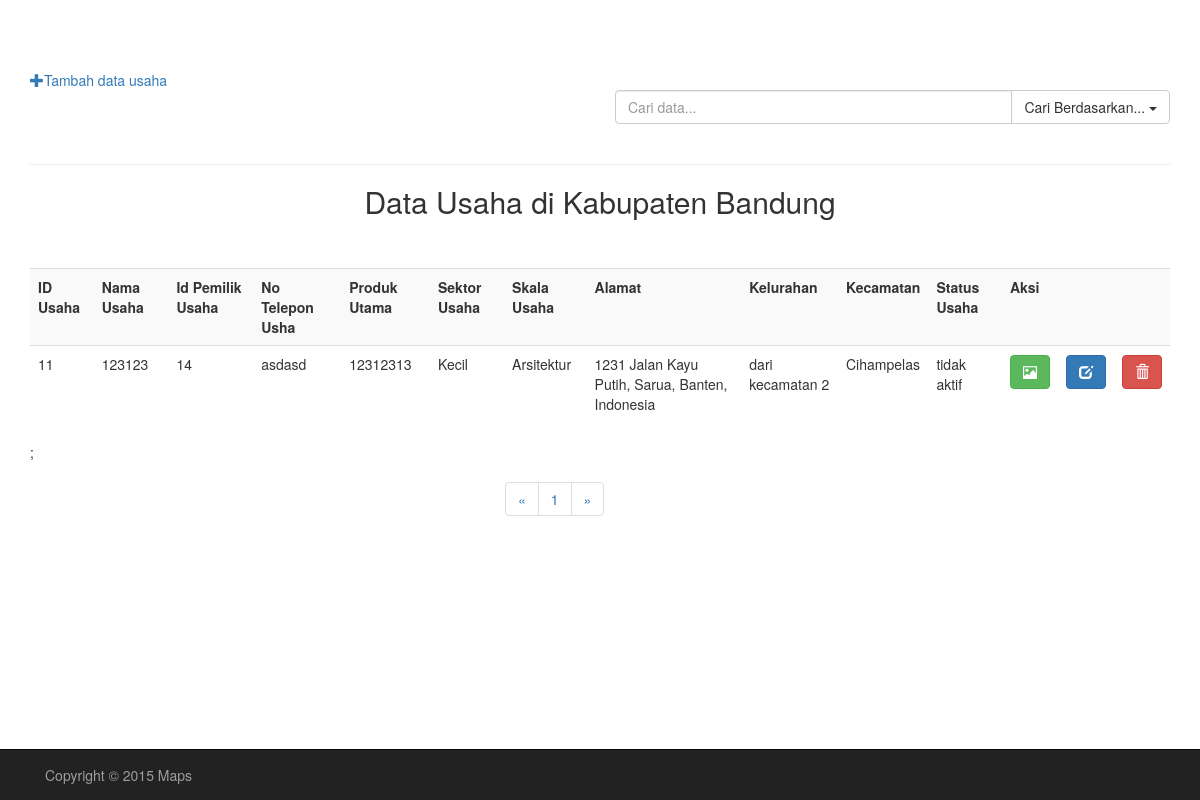
Before: /Program/pengusaha/tampilUsahaBandung.php (signed in) with the older database file.
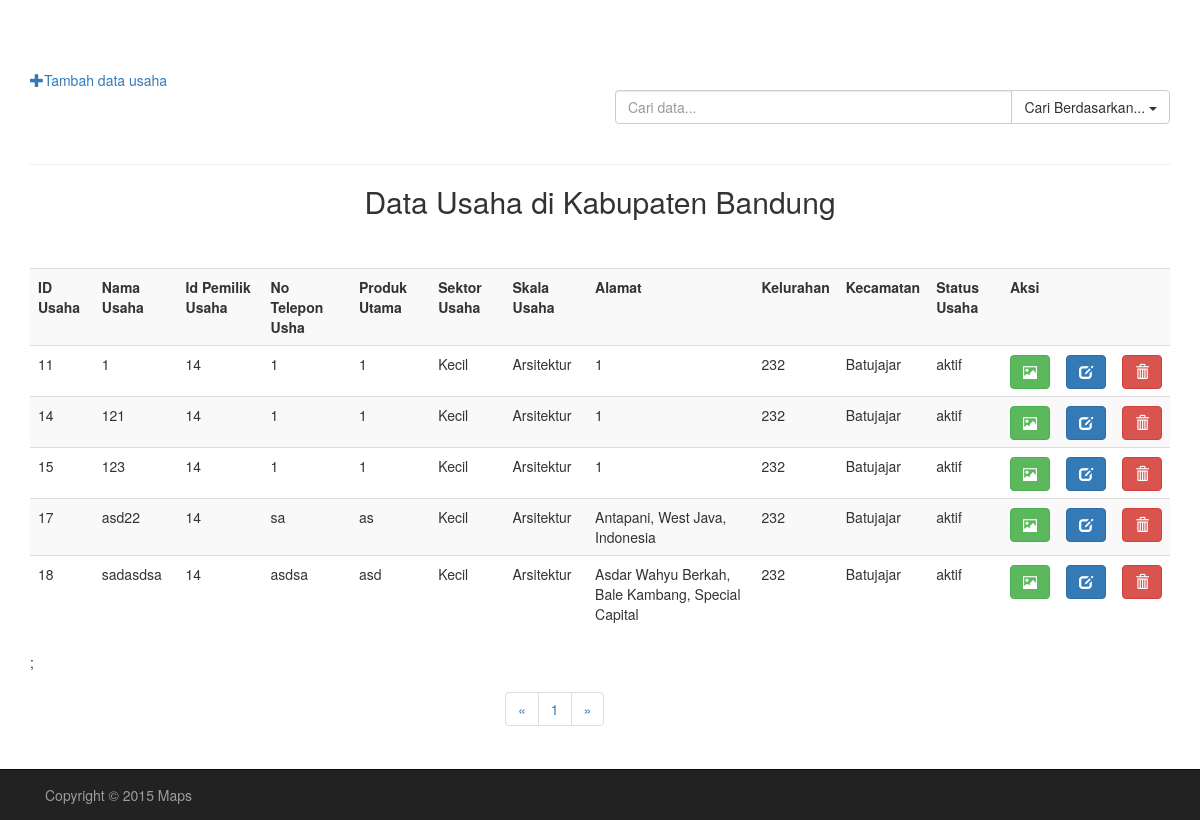
After: the same page with the newer database file.
### tables this page shows
CREATE TABLE IF NOT EXISTS `usaha` (
  `id_usaha` int(11) NOT NULL AUTO_INCREMENT,
  `nama_usaha` varchar(30) NOT NULL,
  `id_pengusaha` int(11) NOT NULL,
  `produk_utama` varchar(30) NOT NULL,
  `alamat_usaha` varchar(50) NOT NULL,
  `id_kelurahan` int(11) NOT NULL,
  `id_kecamatan` int(11) NOT NULL,
  `telp` varchar(13) NOT NULL,
  `lat` varchar(25) NOT NULL,
  `lng` varchar(25) NOT NULL,
  `peta_usaha` varchar(30) DEFAULT NULL,
  `id_skala` int(11) NOT NULL,
  `id_sektor` int(11) NOT NULL,
  `gambar1` varchar(40) NOT NULL,
  `gambar2` varchar(40) DEFAULT NULL,
  `gambar3` varchar(40) DEFAULT NULL,
  `gambar4` varchar(40) DEFAULT NULL,
  `gambar5` varchar(40) DEFAULT NULL,
  `status_usaha` varchar(12) NOT NULL DEFAULT 'tidak aktif',
  PRIMARY KEY (`id_usaha`),
  KEY `kecamatan` (`id_kecamatan`),
  KEY `kecamatan_2` (`id_kecamatan`),
  KEY `id_pengusaha` (`id_pengusaha`),
  KEY `id_desa` (`id_kelurahan`),
  KEY `id_skala` (`id_skala`),
  KEY `id_sektor` (`id_sektor`)
);

CREATE TABLE IF NOT EXISTS `pengusaha` (
  `id_pengusaha` int(11) NOT NULL AUTO_INCREMENT,
  `no_ktp` varchar(17) NOT NULL,
  `nama_pengusaha` varchar(20) NOT NULL,
  `alamat` varchar(40) NOT NULL,
  `ttl` date NOT NULL,
  `jenis_kelamin` varchar(10) NOT NULL,
  `file_ktp` varchar(30) NOT NULL,
  `email` varchar(30) NOT NULL,
  `password` varchar(32) NOT NULL,
  `status_akun` varchar(12) NOT NULL DEFAULT 'tidak aktif',
  PRIMARY KEY (`id_pengusaha`)
);

CREATE TABLE IF NOT EXISTS `skala_usaha` (
  `id_skala` int(11) NOT NULL AUTO_INCREMENT,
  `skala` varchar(10) NOT NULL,
  PRIMARY KEY (`id_skala`)
);

CREATE TABLE IF NOT EXISTS `sektor_usaha` (
  `id_sektor` int(11) NOT NULL AUTO_INCREMENT,
  `sektor` varchar(30) NOT NULL,
  PRIMARY KEY (`id_sektor`)
);

CREATE TABLE IF NOT EXISTS `kelurahan` (
  `id_kelurahan` int(11) NOT NULL AUTO_INCREMENT,
  `nama_kelurahan` varchar(20) NOT NULL,
  `id_kecamatan` int(11) NOT NULL,
  `lat` varchar(25) NOT NULL,
  `lng` varchar(25) NOT NULL,
  PRIMARY KEY (`id_kelurahan`),
  KEY `id_kecamatan` (`id_kecamatan`)
);

CREATE TABLE IF NOT EXISTS `kecamatan` (
  `id_kecamatan` int(11) NOT NULL AUTO_INCREMENT,
  `nama_kecamatan` varchar(20) NOT NULL,
  `lat` varchar(50) NOT NULL,
  `lng` varchar(50) NOT NULL,
  PRIMARY KEY (`id_kecamatan`)
);

### Program/pengusaha/tampilUsahaBandung.php (the view, shortened to what this page needs)
<!doctype html>
<?php
    $num_rec_per_page=10;
    if (isset($_GET["page"])) { $page  = $_GET["page"]; } else { $page=1; };
    $start_from = ($page-1) * $num_rec_per_page;
?>
<html>
<head>
    <link href="../css/bootstrap.css" rel="stylesheet">
    <link href="../css/custom.css" rel="stylesheet">
</head>
<body>
<div class="container">
    <?php
        if(isset ($_SESSION['myusername'])){
	$sql_usaha = "SELECT u.*,kel.nama_kelurahan,kec.nama_kecamatan,sek.sektor,ska.skala,peng.*
         FROM usaha u join kelurahan kel on u.id_kelurahan=kel.id_kelurahan
                    join kecamatan kec on u.id_kecamatan=kec.id_kecamatan
                    join skala_usaha ska on u.id_skala=ska.id_skala
                    join sektor_usaha sek on u.id_sektor=sek.id_sektor
                    join pengusaha peng on u.id_pengusaha=peng.id_pengusaha
        LIMIT $start_from, $num_rec_per_page";
        $query = mysql_query($sql_usaha);
    echo '<a href="insert_usaha.php"><span class="glyphicon glyphicon-plus"></span>Tambah data usaha</a>';
    echo '<div class="row">
	  <div class="col-lg-6 pull-right">
		<div class="input-group">
		  <input type="text" class="form-control" aria-label="..." placeholder="Cari data...">
		  <div class="input-group-btn">
			<button type="button" class="btn btn-default dropdown-toggle" data-toggle="dropdown" aria-expanded="false">Cari Berdasarkan... <span class="caret"></span></button>
			<ul class="dropdown-menu dropdown-menu-right" role="menu">
			  <li><a href="#">Nama Usaha</a></li>
			  <li><a href="#">Sektor</a></li>
			  <li><a href="#">Skala Usaha</a></li>
			  <li class="divider"></li>
			  <li><a href="#">Separated link</a></li>
			</ul>
		  </div>
		</div>
	  </div>
	</div>';
		echo '<span class="glyphicon" ></span><hr><h2 align="center">Data Usaha di Kabupaten Bandung</h2>';
        echo '<br><br><table class="table table-striped">';
        echo '<tr>';
        echo '<th>ID Usaha</th>';
        echo '<th>Nama Usaha</th>';
        echo '<th>Id Pemilik Usaha</th>';
        echo '<th>No Telepon Usha</th>';
        echo '<th>Produk Utama</th>';
		echo '<th>Sektor Usaha</th>';
		echo '<th>Skala Usaha</th>';
		echo '<th>Alamat</th>';
		echo '<th>Kelurahan</th>';
		echo '<th>Kecamatan</th>';
		echo '<th>Status Usaha</th>';
		echo '<th colspan = "3">Aksi</th>';
        echo '</tr>';
        $i = 1;
        while($row = mysql_fetch_array($query))
        {
        ?>
             <tr>
             <form method = "post" action = "editUsaha.php">
	            <td> <?=$row['id_usaha']?></td>
	            <td> <?=$row['nama_usaha']?></td>
				<td> <?=$row['id_pengusaha']?></td>
				<td> <?=$row['telp']?></td>
				<td> <?=$row['produk_utama']?></td>
				<td> <?=$row['skala']?></td>
				<td> <?=$row['sektor']?></td>
				<td> <?=$row['alamat_usaha']?></td>
				<td> <?=$row['nama_kelurahan']?></td>
				<td> <?=$row['nama_kecamatan']?></td>
				<td> <?=$row['status_usaha']?></td>
				<td><button type="button" class="btn btn-success glyphicon glyphicon-picture" data-toggle="modal" data-target="#myModal<?=$i?>"></button></td>
				<td><button type="submit" class="btn btn-primary glyphicon glyphicon-edit"></button></td>
	            <td><button class='btn btn-danger glyphicon glyphicon-trash' type="button" data-toggle="modal" data-target="#Delete<?=$i?>"></button></td>
 			</tr>
    <?php
            $i++;
         }
    ?>
         </table>;
            <?php
                $sql = "SELECT * FROM usaha";
                $rs_result = mysql_query($sql);
                $total_records = mysql_num_rows($rs_result);
                $total_pages = ceil($total_records / $num_rec_per_page);
            ?>
            <nav class="col-xs-offset-5 col-sm-offset-5 col-md-offset-5 col-lg-offset-5">
                <ul class="pagination">
                    <li>
                        <a href="tampilUsahaBandung.php?page=1" aria-label="First Page">
                            <span aria-hidden="true">&laquo;</span>
                        </a>
                    </li>
                    <?php
                        for ($i=1; $i<=$total_pages; $i++) {
                    ?>
                            <li><a href="tampilUsahaBandung.php?page=<?=$i?>"><?=$i?></a></li>
                    <?php
                    };
                    ?>
                    <li>
                        <a href="tampilUsahaBandung.php?page=<?=$total_pages?>" aria-label="Last Page">
                            <span aria-hidden="true">&raquo;</span>
                        </a>
                    </li>
                </ul>
            </nav>
    <?php
    echo '</div>';
}else{
    echo '<div class="alert alert-warning text-center" role="alert"><p>Anda tidak mempunyai hak akses</p></div>';
}
?>
    <div class="row">
        <div class="navbar navbar-inverse navbar-fixed-bottom ">
            <div class="container">
                <p class="navbar-text pull-left">Copyright &copy 2015 Maps</p>
            </div>
        </div>
    </div>
</body>
</html>

Changed rows visible on the page:
changed usaha id 11: nama_usaha "123123" → "1"; telp "asdasd" → "1"; produk_utama "12312313" → "1"; alamat_usaha "1231 Jalan Kayu Putih, Sarua, Banten, Indonesia" → "1"; id_kelurahan.nama_kelurahan "dari kecamatan 2" → "232"; id_kecamatan.nama_kecamatan "Cihampelas" → "Batujajar"; status_usaha "tidak aktif" → "aktif"
added usaha: id_usaha "14", nama_usaha "121", id_pengusaha.id_pengusaha "14", telp "1", produk_utama "1", id_skala.skala "Kecil", id_sektor.sektor "Arsitektur", alamat_usaha "1", id_kelurahan.nama_kelurahan "232", id_kecamatan.nama_kecamatan "Batujajar", status_usaha "aktif"
added usaha: id_usaha "15", nama_usaha "123", id_pengusaha.id_pengusaha "14", telp "1", produk_utama "1", id_skala.skala "Kecil", id_sektor.sektor "Arsitektur", alamat_usaha "1", id_kelurahan.nama_kelurahan "232", id_kecamatan.nama_kecamatan "Batujajar", status_usaha "aktif"
added usaha: id_usaha "17", nama_usaha "asd22", id_pengusaha.id_pengusaha "14", telp "sa", produk_utama "as", id_skala.skala "Kecil", id_sektor.sektor "Arsitektur", alamat_usaha "Antapani, West Java, Indonesia", id_kelurahan.nama_kelurahan "232", id_kecamatan.nama_kecamatan "Batujajar", status_usaha "aktif"
added usaha: id_usaha "18", nama_usaha "sadasdsa", id_pengusaha.id_pengusaha "14", telp "asdsa", produk_utama "asd", id_skala.skala "Kecil", id_sektor.sektor "Arsitektur", alamat_usaha "Asdar Wahyu Berkah, Bale Kambang, Special Capital", id_kelurahan.nama_kelurahan "232", id_kecamatan.nama_kecamatan "Batujajar", status_usaha "aktif"
